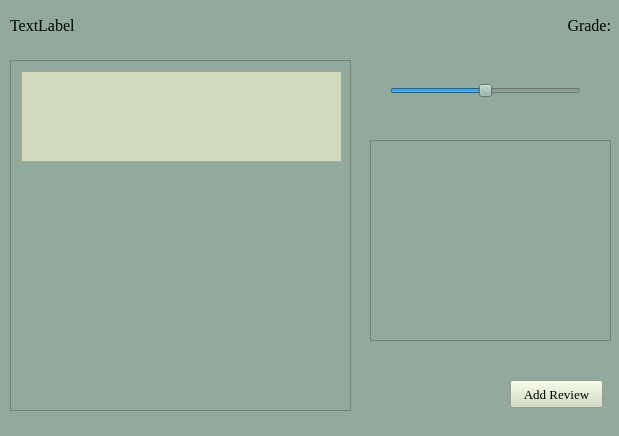
<?xml version="1.0" encoding="UTF-8"?>
<ui version="4.0">
 <class>Form</class>
 <widget class="QWidget" name="Form">
  <property name="geometry">
   <rect>
    <x>0</x>
    <y>0</y>
    <width>619</width>
    <height>436</height>
   </rect>
  </property>
  <property name="windowTitle">
   <string>Form</string>
  </property>
  <property name="styleSheet">
   <string notr="true">background-color: rgb(146,170,157);</string>
  </property>
  <widget class="QScrollArea" name="scrollArea">
   <property name="geometry">
    <rect>
     <x>10</x>
     <y>60</y>
     <width>341</width>
     <height>351</height>
    </rect>
   </property>
   <property name="widgetResizable">
    <bool>true</bool>
   </property>
   <widget class="QWidget" name="scrollAreaWidgetContents">
    <property name="geometry">
     <rect>
      <x>0</x>
      <y>0</y>
      <width>339</width>
      <height>349</height>
     </rect>
    </property>
    <widget class="QScrollArea" name="scrollArea_2">
     <property name="geometry">
      <rect>
       <x>10</x>
       <y>10</y>
       <width>321</width>
       <height>91</height>
      </rect>
     </property>
     <property name="font">
      <font>
       <family>Times New Roman</family>
      </font>
     </property>
     <property name="styleSheet">
      <string notr="true">background-color: rgb(208, 219, 189);</string>
     </property>
     <property name="widgetResizable">
      <bool>true</bool>
     </property>
     <widget class="QWidget" name="scrollAreaWidgetContents_2">
      <property name="geometry">
       <rect>
        <x>0</x>
        <y>0</y>
        <width>319</width>
        <height>89</height>
       </rect>
      </property>
     </widget>
    </widget>
   </widget>
  </widget>
  <widget class="QLabel" name="name_label">
   <property name="geometry">
    <rect>
     <x>10</x>
     <y>10</y>
     <width>421</width>
     <height>31</height>
    </rect>
   </property>
   <property name="font">
    <font>
     <family>Times New Roman</family>
     <pointsize>12</pointsize>
    </font>
   </property>
   <property name="text">
    <string>TextLabel</string>
   </property>
  </widget>
  <widget class="QLabel" name="grade_label">
   <property name="geometry">
    <rect>
     <x>480</x>
     <y>10</y>
     <width>131</width>
     <height>31</height>
    </rect>
   </property>
   <property name="font">
    <font>
     <family>Times New Roman</family>
     <pointsize>12</pointsize>
    </font>
   </property>
   <property name="text">
    <string>Grade:</string>
   </property>
   <property name="alignment">
    <set>Qt::AlignRight|Qt::AlignTrailing|Qt::AlignVCenter</set>
   </property>
  </widget>
  <widget class="QSlider" name="grade">
   <property name="geometry">
    <rect>
     <x>390</x>
     <y>80</y>
     <width>191</width>
     <height>22</height>
    </rect>
   </property>
   <property name="minimum">
    <number>0</number>
   </property>
   <property name="maximum">
    <number>10</number>
   </property>
   <property name="pageStep">
    <number>1</number>
   </property>
   <property name="value">
    <number>5</number>
   </property>
   <property name="orientation">
    <enum>Qt::Horizontal</enum>
   </property>
  </widget>
  <widget class="QPushButton" name="pushButton">
   <property name="geometry">
    <rect>
     <x>510</x>
     <y>380</y>
     <width>93</width>
     <height>28</height>
    </rect>
   </property>
   <property name="font">
    <font>
     <family>Times New Roman</family>
     <pointsize>10</pointsize>
    </font>
   </property>
   <property name="styleSheet">
    <string notr="true">background-color: rgb(208, 219, 189);</string>
   </property>
   <property name="text">
    <string>Add Review</string>
   </property>
  </widget>
  <widget class="QTextEdit" name="textEdit">
   <property name="geometry">
    <rect>
     <x>370</x>
     <y>140</y>
     <width>241</width>
     <height>201</height>
    </rect>
   </property>
  </widget>
 </widget>
 <resources/>
 <connections/>
</ui>
